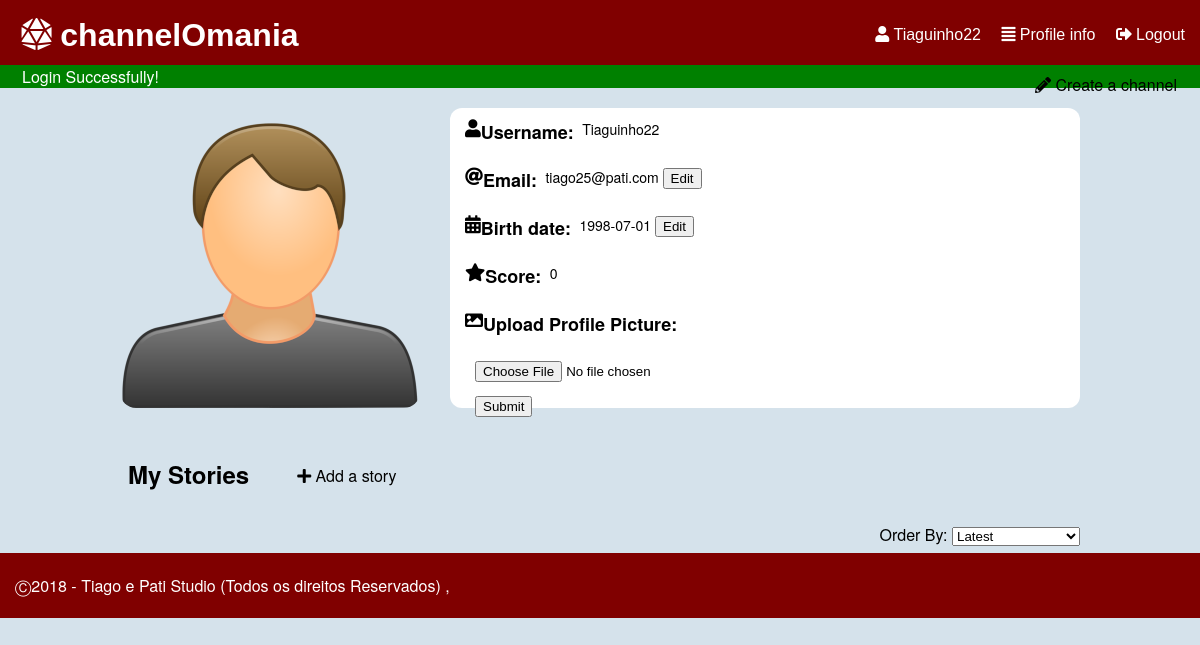
/pages/profile.php (signed in), run on an earlier commit of the app's database.
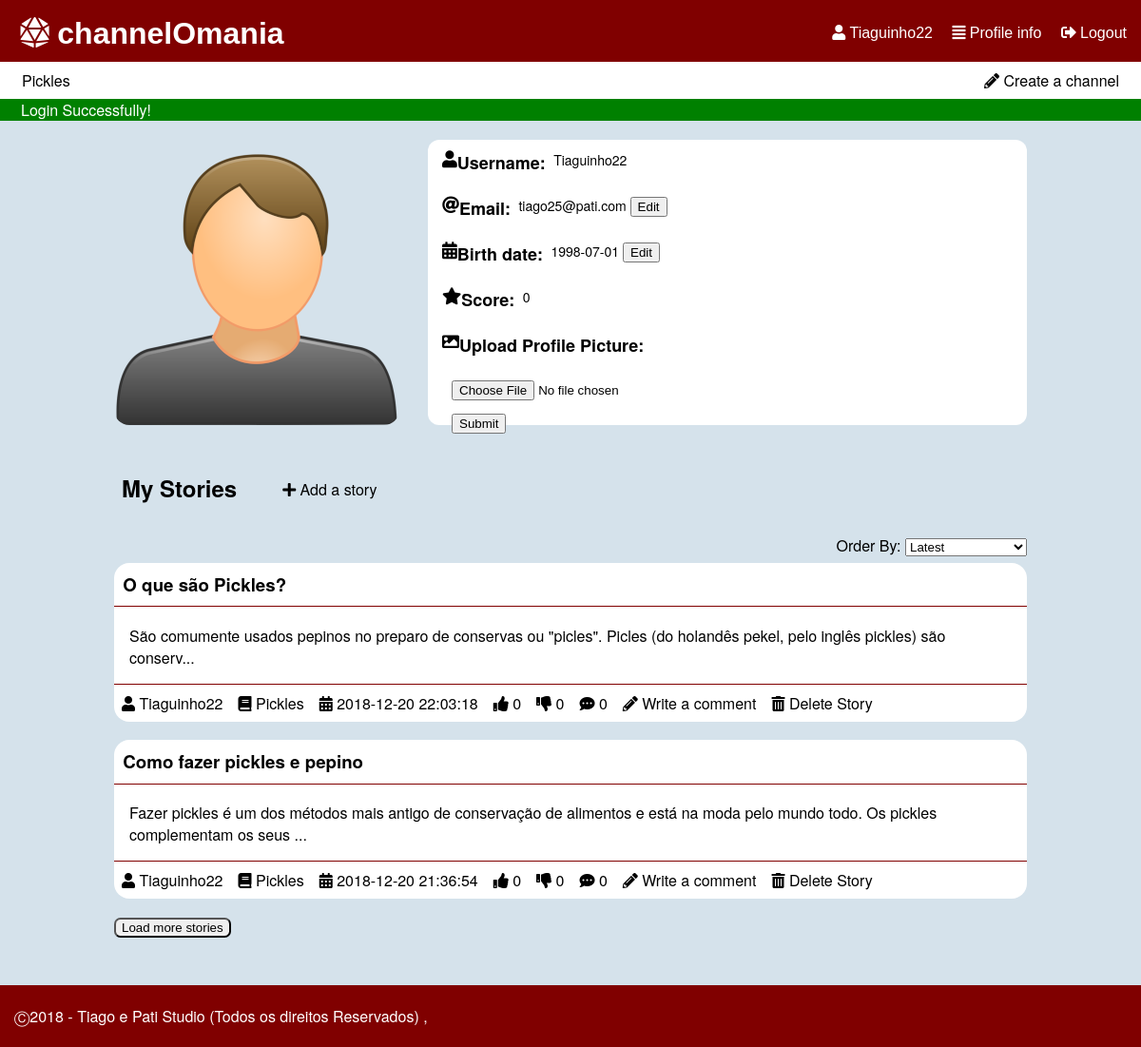
And on a later commit of the database.
### tables this page shows
CREATE TABLE "user" (
	`ID`	INTEGER NOT NULL PRIMARY KEY AUTOINCREMENT,
	`username`	TEXT NOT NULL CHECK(length ( username ) > 0 and length ( username ) < 16),
	`email`	TEXT NOT NULL,
	`password`	TEXT NOT NULL CHECK(length ( password ) > 5),
	`birth`	TEXT CHECK(length ( birth ) > 0),
	`profilePic`	TEXT,
	`score`	INTEGER DEFAULT 0,
	CONSTRAINT `username` UNIQUE(`username`)
);

CREATE TABLE "channel" (
	`ID`	INTEGER NOT NULL,
	`name`	TEXT NOT NULL CHECK(length(name) > 0 and length(name) < 30) UNIQUE,
	`coverImage`	TEXT,
	`author`	INTEGER NOT NULL,
	PRIMARY KEY(`ID`),
	FOREIGN KEY(`author`) REFERENCES `user`(`ID`) ON DELETE Cascade ON UPDATE No Action
);

CREATE TABLE "story" (
	`storyID`	INTEGER NOT NULL,
	`title`	TEXT NOT NULL CHECK(length ( title ) > 0 and length ( title ) < 80),
	`content`	TEXT NOT NULL CHECK(length ( content ) > 0),
	`upvotes`	INTEGER NOT NULL DEFAULT 0,
	`downvotes`	INTEGER NOT NULL DEFAULT 0,
	`author`	INTEGER NOT NULL,
	`date`	TEXT NOT NULL CHECK(length ( date ) > 0),
	`channel`	INTEGER NOT NULL,
	`image`	TEXT,
	PRIMARY KEY(`storyID`),
	FOREIGN KEY(`channel`) REFERENCES `channel`(`ID`) ON DELETE Cascade ON UPDATE No Action,
	FOREIGN KEY(`author`) REFERENCES `user`(`ID`) ON DELETE Cascade ON UPDATE No Action
);

### database/db_list.php (called while the page is built, shortened)
<?php
function listProfile($username) {
  $db = Database::instance()->db();
  $stmt = $db->prepare('SELECT * FROM user WHERE username = ?');
  $stmt->execute(array($username));
  return $stmt->fetch();
}
function getStoriesByUser($username,$sort='',$offset=0,$limit=5) {
  switch($sort){
    default:
      $order = 'storyID DESC';
      break;
  }
  $db = Database::instance()->db();
  $stmt = $db->prepare('SELECT *,(SELECT COUNT(*) FROM comment WHERE comment.story == storyID) AS n_comments,channel.name AS channelName FROM story INNER JOIN user ON user.ID == story.author INNER JOIN channel ON channel.ID == story.channel  WHERE user.username == ? ORDER BY '.$order.' LIMIT ? OFFSET ?');
  $stmt->execute(array($username,$limit,$offset));
  return $stmt->fetchAll();
}
function listChannel($sort='') {
  switch($sort){
    case 'mActive':
      $order = 'n_stories DESC';
      break;
  }
  $db = Database::instance()->db();
  $stmt = $db->prepare('SELECT *,(SELECT COUNT(*) FROM story WHERE story.channel == channel.ID) AS n_stories,channel.ID as channelId FROM channel INNER JOIN user ON author=user.ID ORDER BY '.$order);
  $stmt->execute();
  return $stmt->fetchAll();
}
?>

### templates/tpl_mainpage.php (the view, shortened to what this page needs)
<?php include_once('../templates/tpl_story.php'); ?>
<?php function draw_story_list_item($story) { ?>
  <section id="story_preview">
    <h3><a href = "../pages/story.php?storyId=<?php echo($story['storyID']); ?>" ><?php echo($story['title']); ?></a></h3>
    <p><?php echo(substr($story['content'],0,140)); if(strlen($story['content']) > 140) echo("...");?></p>
    <?php draw_story_info($story); ?>
  </section>
<?php } ?>
<?php function draw_story_info($story) { ?>
  <ul>
    <li><a href="../pages/profile.php?userId=<?php echo($story['storyAuthor']); ?>"><i class="fas fa-user"></i> <?php echo($story['username']); ?></a></li>
    <li><a href="../pages/channel.php?channelId=<?php echo($story['channel']); ?>"><i class="fas fa-book"></i> <?php echo($story['channelName']); ?></a></li>
    <li><i class="fas fa-calendar-alt"></i> <?php echo($story['date']); ?></li>
    <li class="nUpVote" data-id="<?php echo($story['storyID']); ?>"><i class="fas fa-thumbs-up"></i> <?php echo($story['upvotes']); ?></li>
    <li class="nDownVote" data-id="<?php echo($story['storyID']); ?>"><i class="fas fa-thumbs-down"></i> <?php echo($story['downvotes']); ?></li>
    <li><i class="fas fa-comment-dots"></i> <?php echo($story['n_comments']); ?></li>
    <li><a href="../pages/new_comment.php?storyId=<?php echo($story['storyID']); ?>"><i class="fas fa-pencil-alt"></i> Write a comment</a></li>
    <?php if($story['username'] == $_SESSION['username']) { ?>
      <li><a href="../actions/action_delete_story.php?storyId=<?php echo($story['storyID']); ?>&csrf=<?php echo($_SESSION['csrf']); ?>"><i class="fas fa-trash-alt"></i> Delete Story</a></li>
    <?php } ?>
  </ul>
<?php } ?>

### pages/profile.php (shortened to what this page needs)
<?php
  include_once('../database/db_list.php');
  include_once('../templates/tpl_common.php');
  include_once('../templates/tpl_profile.php');
  include_once('../templates/tpl_mainpage.php');
  if (isset($_SESSION['username'])){
    draw_header($_SESSION['username']."'s Profile");
  }else {
    header('Location: login.php');
    die();
  }
  if(isset($_GET['userId']))
    $userInfo = listProfile(getUsernameFromId($_GET['userId']));
  else
    $userInfo = listProfile($_SESSION['username']);
  $userInfo['stories']=getStoriesByUser($userInfo['username']);
  draw_profile($userInfo);
  draw_user_stories($userInfo['username'], $userInfo['stories']);
  draw_footer();
?>

### templates/tpl_common.php (shortened to what this page needs)
<?php function draw_header($tabText = ""){
?>
<!DOCTYPE html>
<html lang="en-US">
  <head>
    <link href="../css/style.css" rel="stylesheet">
    <link href="../css/input.css" rel="stylesheet">
    <link href="../css/links.css" rel="stylesheet">
    <link rel="stylesheet" href="https://use.fontawesome.com/releases/v5.5.0/css/all.css">
  </head>
  <body>
    <header id="header">
      <?php if(isset($_SESSION['username'])){ ?>
        <div id='options'>
          <a href="../pages/profile.php"><i class="fas fa-user"></i> <?php echo($_SESSION['username']) ?></a>
          <a href="../pages/profile.php"><i class="fas fa-align-justify"></i> Profile info</a>
          <a href="../actions/action_logout.php"><i class="fas fa-sign-out-alt"></i> Logout</a>
        </div>
      <?php } ?>
      <h1><a href="mainpage.php"><i class="fas fa-dice-d20"></i> channelOmania</a></h1>
    </header>
    <?php if(isset($_SESSION['username'])){ ?>
    <div id="list_channels">
      <p><a href = "../pages/new_channel.php" ><i class="fas fa-pencil-alt"></i> Create a channel</a></p>
      <?php $channels = listChannel('mActive'); ?>
      <ul>
      <?php if(count($channels) > 5) { ?>
        <?php for ($i=0; $i < 5; $i++) { ?>
          <li><a href = "../pages/channel.php?channelId=<?php echo($channels[$i]['channelId']); ?>" ><?php echo($channels[$i]['name']); ?></a></li>
        <?php } ?>
          <li id="moreChannels"><a href = "../pages/all_channels.php" >More Channels</a></li>
      <?php } else { ?>
        <?php foreach($channels as $channel_list){ ?>
          <li><a href = "../pages/channel.php?channelId=<?php echo($channel_list['channelId']); ?>" ><?php echo($channel_list['name']); ?></a></li>
        <?php } ?>
      <?php } ?>
      </ul>
    </div>
    <?php } ?>
    <?php if (isset($_SESSION['messages'])) {?>
      <section id="messages">
        <?php foreach($_SESSION['messages'] as $message) { ?>
          <div class="<?=$message['type']?>"><?=$message['content']?></div>
        <?php } ?>
      </section>
    <?php unset($_SESSION['messages']); } ?>
<?php } ?>
<?php function draw_footer(){
  ?>
  <footer class="footer">
    <p>	&#9400;2018 - Tiago e Pati Studio (Todos os direitos Reservados) ,</p>
  </footer>
</body>
</html>
<?php }
 ?>

### templates/tpl_profile.php (shortened to what this page needs)
<?php function draw_profile($userInfo) { ?>
  <?php if($userInfo['username'] == $_SESSION['username']) { ?>
  <form action="../actions/action_edit_profile.php" method="post" enctype="multipart/form-data">
  <?php } ?>
  <section id="profile">
    <img id="profile_pic" src="../files/croppedProfile/<?php if($userInfo['profilePic']!="") { echo($userInfo['profilePic']); } else {?>default.png<?php } ?>" alt="<?php echo($userInfo['username']); ?>'s profile picture">
    <div id="profile_info">
      <h2><i class="fas fa-user"></i>  Username: </h2>
      <h3><?php echo($userInfo['username']); ?></h3><br>
      <h2><i class="fas fa-at"></i>  Email: </h2>
      <h3 id="emailInfo"><a href="mailto:<?php echo($userInfo['email']); ?>"><?php echo($userInfo['email']); ?></a>
      <?php if($userInfo['username'] == $_SESSION['username']) { ?>
        <button text='Edit' onclick="edit('email')">Edit</button>
      <?php } ?></h3><br>
      <h2><i class="fas fa-calendar-alt"></i>  Birth date: </h2>
      <h3 id="birthInfo"><time datetime="<?php echo($userInfo['birth']); ?>"><?php echo($userInfo['birth']); ?></time>
        <?php if($userInfo['username'] == $_SESSION['username']) { ?>
          <button text='Edit' onclick="edit('birth')">Edit</button>
        <?php } ?></h3><br>
      <h2><i class="fas fa-star"></i> Score: </h2>
      <h3 id="score"><?php echo($userInfo['score']); ?></h3><br>
      <?php if($userInfo['username'] == $_SESSION['username']) { ?>
        <div id="uploadPic">
          <h2><i class="fas fa-image"></i>  Upload Profile Picture: </h2>
          <h3>
              <input type="file" name="profilePic" accept="image/*">
              <input type="submit">
          </h3>
      </div>
      <?php } ?>
    </div>
  </section>
  <?php if($userInfo['username'] == $_SESSION['username']) { ?>
    </form>
  <?php } ?>
<?php } ?>
<?php function draw_user_stories($username, $stories) { ?>
  <section id="myStories" data-id="<?php echo $stories[0]['author'] ?>">
      <?php if($username == $_SESSION['username']) { ?>
        <ul id="myAddStory">
          <li><h1>My Stories</h1></li>
          <li><p id="addStory"><a href = "../pages/new_story.php" ><i class="fas fa-plus"></i> Add a story</a></p></li>
        </ul>
      <?php } else { ?>
        <h1><?php echo $username; ?>'s Stories</h1>
      <?php } ?>
      <?php draw_story_list($stories); ?>
  </section>
<?php } ?>

### templates/tpl_story.php (shortened to what this page needs)
<?php include_once('../templates/tpl_mainpage.php'); ?>
<?php include_once('../database/db_list.php'); ?>
<?php function draw_story_list($storyInfo) { ?>
  <p id="order">Order By:
  <select id='orderSelector'>
    <option value="mRecent">Latest</option>
  </select></p>
  <section id="storyList">
  <?php foreach($storyInfo as $story) { ?>
    <?php draw_story_list_item($story); ?>
  <?php } ?>
  </section>
  <?php if(count($storyInfo) != 0){ ?>
  <button id="btnLoadStories">Load more stories</button>
  <?php } ?>
<?php } ?>

### css/style.css (style rules this page uses)
body { font-family: IBMPlexSans, Helvetica Neue, Segoe UI, Helvetica, Verdana, Arial, sans-serif; background-color: #D5E2EB; margin: 0; }
ul { display: flex; flex-wrap: wrap; flex-direction: row; padding: 0; margin: 0; }
li { text-align: center; list-style-type: none; padding: 0.5em; }
#list_channels { background-color: white; position: relative; padding: 0px 15px; }
#list_channels p { float: right; margin: 0; }
#list_channels li, #list_channels p { padding: 0; }
#header { background-color: #800000; padding: 0.2em 15px; position: relative; }
#header h1 { margin: 0.2em; }
h1 { margin-left: 0.5em; }
#options { float: right; height: 0; }
article, #story_preview { background-color: white; width: 80%; margin: auto; border-radius: 1em; }
article header, #story_preview h3 { margin-top: 1em; padding: 0.5em; border-bottom: 1px solid #800000; }
article p, #story_preview p,article img { padding-left: 1em; padding-right: 1em; }
article footer, #story_preview ul { padding: 0; border-top: 1px solid #800000; }
#messages .error,#messages .success { padding-left: 22px; }
#messages .success { background-color: green; color: white; }
body,html { min-height: 80vh; }
#header div { margin-top: 1.2em; }
#addStory { margin-top: 1.6em; padding-left: 2em; }
#btnLoadComments, #btnLoadStories { margin-top: 1em; margin-left: 10%; border-radius: 0.5em; }
#profile { display: flex; width: 80%; margin: auto; border-radius: 1em; margin-top: 20px; }
#profile #profile_info { float: left; height: 300px; width: 100%; border-radius: 1em; background-color: white; font-size: 75%; padding-left: 15px; vertical-align: middle; }
#profile #profile_info h2 { display: inline-flex; white-space: pre-wrap; margin: 11px 0px; }
#profile #profile_info h3 { display: inline; font-weight:300; padding-right: 20px; }
#profile #profile_info h3 input { margin-left: 10px; }
#profile #profile_pic { float: left; margin-right: 30px; border-radius: 1em; }
#myStories { display: block; width: 80%; margin: auto; }
#myStories h1 { margin: auto; }
#myStories #order { float: right; margin: 0; position: relative; margin-bottom: 20px; }
#myStories #storyList { width: 100%; margin-top: 50px; }
#myStories #storyList #story_preview { width: 100%; }
#myStories #btnLoadStories { margin: 20px 0px; }
#myStories #myAddStory { margin: 30px 0px 20px 0px; }
#myStories h1 { margin: 19px 0px 20px 0px; }
#myAddStory h1, #myAddStory li { margin-bottom: auto; padding-top: 0; padding-bottom: 0; }
.footer { clear: left; bottom: auto; margin-top: 30px; padding: 5px 15px; background-color: #800000; color: white; }
#order { margin-left: 15px; }

### css/input.css (style rules this page uses)
input { display: block; margin: 1em 0; }

### css/links.css (style rules this page uses)
#header a { color: white; font-family: Helvetica; }
#header div a { list-style-type: none; padding-left: 1em; }
a:link, a:visited { color: black; text-decoration: none; }
#list_channels li a, #list_channels p a { padding: 0.5em 0.5em; display: block; }
article header a, #story_preview h3 a { font-weight: bold; }

What changed in the data, as far as the page shows it:
no longer on this page (row unchanged): user: username "Tiaguinho22", email "tiago25@pati.com", birth "1998-07-01", score "0"
added channel: name "Pickles"
added story: title "O que são Pickles?", content "São comumente usados pepinos no preparo de conservas ou \"picles\". Picles (do holandês pekel, pelo inglês pickles) são conserv", author.username "Tiaguinho22", channel.name "Pickles", date "2018-12-20 22:03:18", upvotes "0", downvotes "0", n_comments "0"
added story: title "Como fazer pickles e pepino", content "Fazer pickles é um dos métodos mais antigo de conservação de alimentos e está na moda pelo mundo todo. Os pickles complementam os seus", author.username "Tiaguinho22", channel.name "Pickles", date "2018-12-20 21:36:54", upvotes "0", downvotes "0", n_comments "0"
Also different on the page:
$userInfo['username']: (not shown) → "Tiaguinho22"
$userInfo['email']: (not shown) → "tiago25@pati.com"
$userInfo['birth']: (not shown) → "1998-07-01"
$userInfo['score']: (not shown) → "0"
text now shown: "Load more stories"
